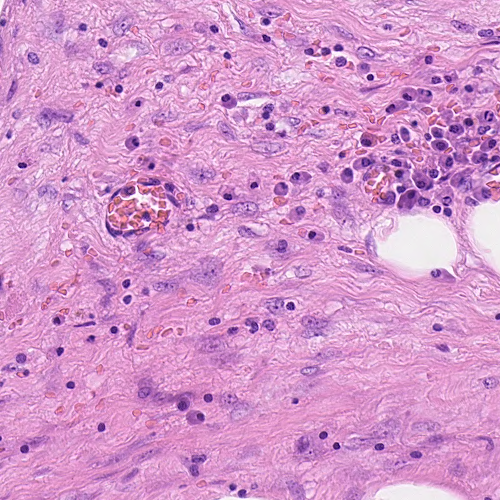
#> input picture Stain-Deconvolution-using-StatisticalAnalysis_of-MultiresolutionStainColourRepresentatioN/Data/RGB_images/colon/1/01/01.bmp, 500 x 500 px, given in place of 01.png, which was not available
$ python SCD_MA.py
#> lines starting #> are read from the running program, lines starting #| are printed output that depends on the picture; pictures that were not available may be replaced by others from this repository, and a replacement may not be noted
#> further down, img is the input picture: PIL image 500x500 RGB; mean R, G, B 212.3, 150.7, 204.2
import numpy as np
import matplotlib.pyplot as plt
from pywt import dwt2
from scipy.stats import kurtosis
from sklearn.decomposition import FastICA


def SCD_MA(img=None):
   # clc(mstring('close'), mstring('all'))

   # Load image initialize variables
   Level = 5
   Io = 255
   NumBands = 20

   # addpath(mstring('FastICA_25'))

   h, w, _ = img.shape
#> h = 500; w = 500
   Statcount = 0
   StatMesur = np.zeros((3, Level * 4))

   # Reshape I into 3*(h*w)
   B = img[:, :, 2]
   G = img[:, :, 1]
   R = img[:, :, 0]
   RGB = np.array([R.reshape(( h * w)), G.reshape(( h * w)), B.reshape(( h * w))])  # LT: remove dim 1
   OD_M = - np.log((RGB + 1) / 255)

   # optical density of images
   OD = -np.log((img + 1) / 255)
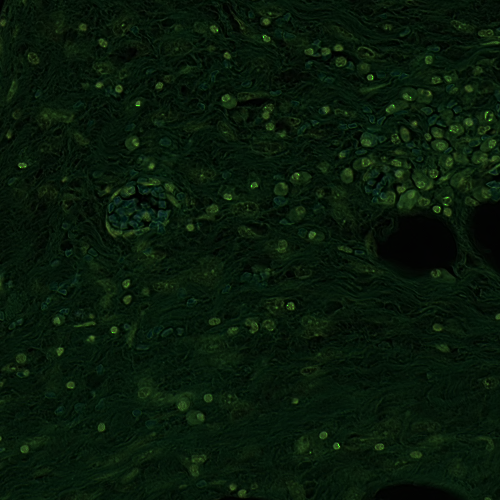
#> OD: shape (500, 500, 3) float32; mean of channels 0, 1, 2 0.192, 0.551, 0.226; drawn with min black and max white

   # set fillters and apply DWT
   wname = 'db8'

   # initialize Approximation bands with OD channels
   A1 = OD[:, :, 0]
   A2 = OD[:, :, 1]
   A3 = OD[:, :, 2]
   Bands = []
   # Bands = cell(Level, 4)

   for i in range(0, Level):
      #% Generate Bands
      A1, (H1, V1, D1) = dwt2(A1, wname)
      A2, (H2, V2, D2) = dwt2(A2, wname)
      A3, (H3, V3, D3) = dwt2(A3, wname)

      BandH = A1.shape[0]
      BandW = A1.shape[1]
      LL = np.empty((BandH, BandW, 3))
      LH = np.empty((BandH, BandW, 3))
      HL = np.empty((BandH, BandW, 3))
      HH = np.empty((BandH, BandW, 3))

      # concatenate subbands based on colour channel
      LL[:, :, 0] = A1
      LL[:, :, 1] = A2
      LL[:, :, 2] = A3

      LH[:, :, 0] = H1
      LH[:, :, 1] = H2
      LH[:, :, 2] = H3

      HL[:, :, 0] = V1
      HL[:, :, 1] = V2
      HL[:, :, 2] = V3

      HH[:, :, 0] = D1
      HH[:, :, 1] = D2
      HH[:, :, 2] = D3

      LevelBands = [LL, LH, HL, HH]
      Bands.append(LevelBands)

      # Bands[i, 1) = LL
      # Bands(i, 2) = LH;
      # Bands(i, 3) = HL
      # Bands(i, 4) = HH;

      #% Show concatenated bands
      #ShowSubbands(LL,LH,HL,HH,i);

      #% Normalize bands to have zero mean and unit variance
      LL_1 = (LL - np.mean(LL)) / np.std(LL)
      LH_1 = (LH - np.mean(LH)) / np.std(LH)
      HL_1 = (HL - np.mean(HL)) / np.std(HL)
      HH_1 = (HH - np.mean(HH)) / np.std(HH)

      #% Compute Non-Gaussian Messures
      NumEle = LL_1.size
      Kor = np.array([kurtosis(LL_1.flatten()) - 3,
                      kurtosis(LH_1.flatten()) - 3,
                      kurtosis(HL_1.flatten()) - 3,
                      kurtosis(HH_1.flatten()) - 3])
      Kor = np.abs(Kor)
      z = 0
      for s in range(Statcount, Statcount + 3):
         StatMesur[0, s] = Kor[0]
         StatMesur[1, s] = i
         StatMesur[2, s] = z
         z = z + 1

      Statcount = Statcount + 4
#> this loop made 5 passes
#> Kor on passes 1 to 5: [5.92, 31.85, 71.01, 125.3], [3.78, 3.9, 11.39, 2.87], [0.273, 6.1, 7.98, 3.41], [2.25, 2.89, 4.8, 2.98], [3.06, 2.54, 2.58, 2.34]
#> A1: shape (30, 30) float32
#> A2: shape (30, 30) float32
#> A3: shape (30, 30) float32
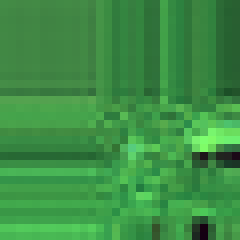
#> LL: shape (30, 30, 3) float64 (shown 8 times larger); mean of channels 0, 1, 2 5.7, 16.1, 6.7; drawn with min black and max white
#> after the loop, Bands = 5 items; Statcount = 20

   # Sort Kurtosis matrix
   # from pdb import set_trace; set_trace()
   d2 = np.argsort(StatMesur[0])
#> d2 = 20 values, max 19 at index 4, min 0 at index 17, mean 9.5
   d2 = d2[::-1]
#> d2 = 20 values, max 19 at index 15, min 0 at index 2, mean 9.5
   StatMesur = StatMesur[:, d2]

   #% Concatenate Subbands
   Coff = Bands[0][0]  # Bands{level,band}
   r, c, _ = Coff.shape
#> r = 257; c = 257
   B = Coff[:, :, 2]
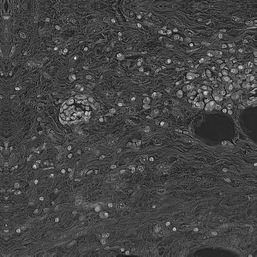
#> B: shape (257, 257) float64; min -0.371, max 2.67, mean 0.449; drawn with min black and max white
   G = Coff[:, :, 1]
#> G: shape (257, 257) float64
   R = Coff[:, :, 0]
#> R: shape (257, 257) float64
   Coff = np.array([np.reshape(R, ( r * c)),  #LT: remove dim of 1
                     np.reshape(G, ( r * c)),
                     np.reshape(B, ( r * c))])

   FinalSignal = Coff # need to be changed

   for i in range(1, NumBands):
      Coff = Bands[int(StatMesur[1, i])][int(StatMesur[2, i])]            #Bands{level,band}
      r, c, _ = Coff.shape
      B = Coff[:, :, 2]
      G = Coff[:, :, 1]
      R = Coff[:, :, 0]
      Coff = np.array([np.reshape(R, (r * c)),   #LT: remove dim of 1
                        np.reshape(G, ( r * c)),
                        np.reshape(B, ( r * c))])

      FinalSignal = np.hstack((FinalSignal, Coff))
#> this loop made 19 passes
#> pass 1, in SCD_MA, `Coff = Bands[int(StatMesur[1, i])][int(StatMesur[2, i])]`:
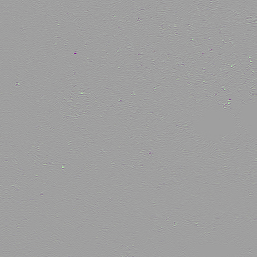
#> Coff: shape (257, 257, 3) float64; mean of channels 0, 1, 2 -9.31e-05, -0.000278, -0.000204; drawn with min black and max white


   cov = np.cov(FinalSignal, rowvar=True)   # cov is (N, N)
#> cov = [[0.228, 0.488, 0.203], [0.488, 1.18, 0.489], [0.203, 0.489, 0.212]]
   # singular value decomposition
   U,S,V = np.linalg.svd(cov)     # U is (N, N), S is (N,)
#> U = [[-0.362, 0.931, 0.0464], [-0.86, -0.315, -0.401], [-0.359, -0.185, 0.915]]; S = [1.59, 0.023, 0.00778]; V = [[-0.362, -0.86, -0.359], [0.931, -0.315, -0.185], [0.0464, -0.401, 0.915]]
   # build the ZCA matrix
   epsilon = 1e-3
   zca_matrix = np.dot(U, np.dot(np.diag(1.0/np.sqrt(S + epsilon)), U.T))
#> zca_matrix = [[5.72, -1.84, -0.556], [-1.84, 2.94, -3.3], [-0.556, -3.3, 9.25]]
   # transform the image data       zca_matrix is (N,N)
   zca = np.dot(zca_matrix, FinalSignal)    # zca is (N, 3072)


    #% apply ICA

   fastica = FastICA(n_components=3,max_iter=5000)


   A = fastica.fit_transform(zca)
#> A = [[-0.563, 0.317, -0.6], [1.45, -1.51, -0.933], [-0.76, 0.811, 1.33]]
   # fastica(n_components=3, FinalSignal, mstring('numOfIC'), 3)            #W{1}{1} is 3*3 matrix (each row for one source

   #% Compute OD and density image and stain matrix
   Ref_Vecs = np.abs(A)
#> Ref_Vecs = [[0.563, 0.317, 0.6], [1.45, 1.51, 0.933], [0.76, 0.811, 1.33]]

   #% normalize stain vector
   for z in range(0, 2):
      # normalise vector length
      length = np.sqrt((Ref_Vecs[0, z] * Ref_Vecs[0, z]) + (Ref_Vecs[1, z] * Ref_Vecs[1, z]) + (Ref_Vecs[2, z] * Ref_Vecs[2, z]))
      if length != 0.0:
         Ref_Vecs[0, z] = Ref_Vecs[0, z] / length
         Ref_Vecs[1, z] = Ref_Vecs[1, z] / length
         Ref_Vecs[2, z] = Ref_Vecs[2, z] / length
#> this loop made 2 passes
#> length on passes 1 to 2: 1.73, 1.75
#> after the loop, Ref_Vecs = [[0.325, 0.182, 0.6], [0.838, 0.867, 0.933], [0.438, 0.465, 1.33]]

   #% sort to start with H
   Temp = np.copy(Ref_Vecs[:,:])
#> Temp has the same summary as Ref_Vecs
   c = np.argmax(Temp[0, :])
#> c = 2
   Ref_Vecs[:, 0] = np.copy(Temp[:, c][:])  #LT: deepcopy is done implicitely in matlab
   Temp[:, c] = np.nan

   c = np.nanargmin(Temp[0, :])
#> c = 1
   Ref_Vecs[:, 1] = np.copy(Temp[:, c][:])
   Temp[:, c] = np.nan
   c = np.nanargmin(Temp[0,:])
#> c = 0
   Ref_Vecs[:, 2] = np.copy(Temp[:, c][:])

   #% compute density matrix and show results
   # d = (Ref_Vecs); print d
   # OD_M
   d =  np.linalg.lstsq(Ref_Vecs,OD_M,rcond=-1)[0]   #LT: matlabs A\B geeft de oplossing x waarvoor Ax=B

   #d(d<0)=0;
   #% Show results
   H = Io * np.exp(np.outer(-Ref_Vecs[:, 0], d[0, :]))    #LT: changed * to matrix product! In matlab this is implicit for all operations
   H = H.reshape(3,h,w)
   H = np.uint8(H)

   H = np.transpose(H,(1,2,0))  #LT: ok this is a weird thing, but the order of dimensions is wrong for imshow
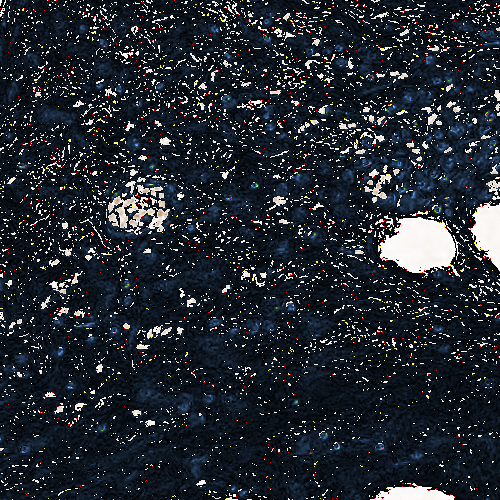
#> H: shape (500, 500, 3); mean of channels 0, 1, 2 35.9, 41.4, 49.2; drawn as R, G, B

   E = Io * np.exp(np.outer(-Ref_Vecs[:, 1], d[1, :]))
   E = E.reshape(3, h, w)
   E = np.uint8(E)
   E = np.transpose(E,(1,2,0))
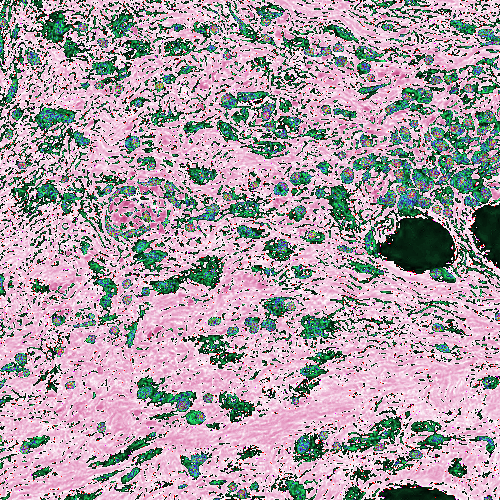
#> E: shape (500, 500, 3); mean of channels 0, 1, 2 172.4, 157.8, 166.2; drawn as R, G, B

   Bg = Io * np.exp(np.outer(-Ref_Vecs[:, 2], d[2, :]))
   Bg = Bg.reshape(3, h, w)
   Bg = np.uint8(Bg)
   Bg = np.transpose(Bg,(1,2,0))
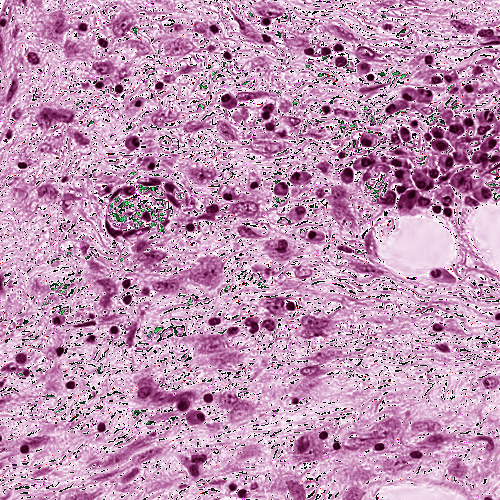
#> Bg: shape (500, 500, 3); mean of channels 0, 1, 2 191.6, 145.9, 179.1; drawn as R, G, B

   plt.imshow(H)

   plt.imsave('H.PNG',H)
   plt.imsave('E.png',E)
   plt.imsave('Bg.png',Bg)
# [40 lines of commented-out code are left out]

from PIL import Image
img = Image.open('Data/RGB_images/Breast/1/01/01.png')
SCD_MA(np.array(img, dtype=np.float32))
